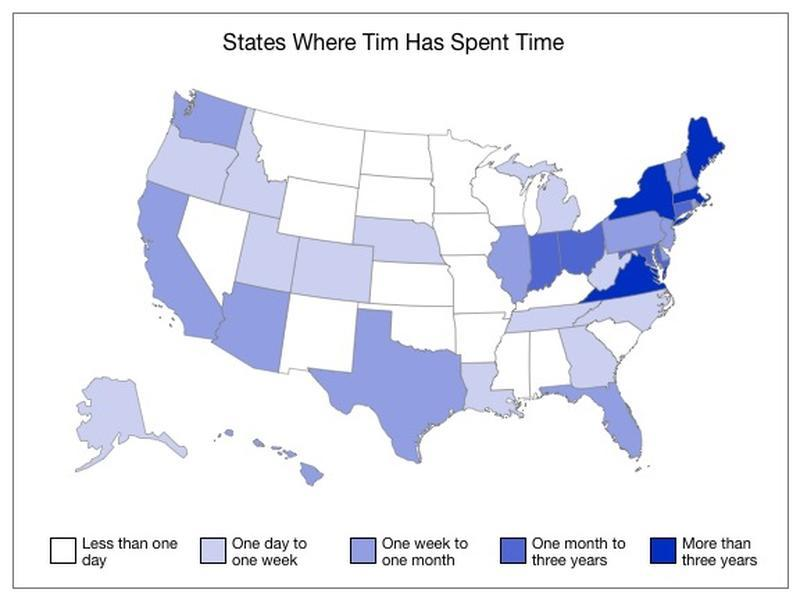
#> input picture code/OCR/ChoImg14.jpg, 800 x 600 px, found by its file name
$ python mapImageSegmentation.py   (older library calls are emulated)
#> lines starting #> are read from the running program, lines starting #| are printed output that depends on the picture; after the words box and inside, x2 and y2 are one past the last pixel; in counts of white or black regions, pixels touching at a corner belong together
# this file is using opencv to segment map images
# Author: Jialin Li
# Data: 6/29/2020

import numpy as np
import cv2 as cv
from matplotlib import pyplot as plt
from PIL import Image
from PIL import ImageEnhance
dataPath = 'C:\\Users\\jiali\\Desktop\\MapElementDetection\\dataCollection\\labeledMapsWithCategory\\enhImages\\'
# outputPath = 'C:\\Users\\jiali\\Desktop\\MapElementDetection\\code\\Legend Analysis\\legend images\\'
imgName = 'ChoImg14.jpg'


img = cv.imread(dataPath + imgName)
#> img is the input picture: shape (600, 800, 3); mean B, G, R 244.2, 234.7, 232.8
# dst = cv.fastNlMeansDenoisingColored(img,None,10,10,7,21)
gray = cv.cvtColor(img,cv.COLOR_BGR2GRAY)
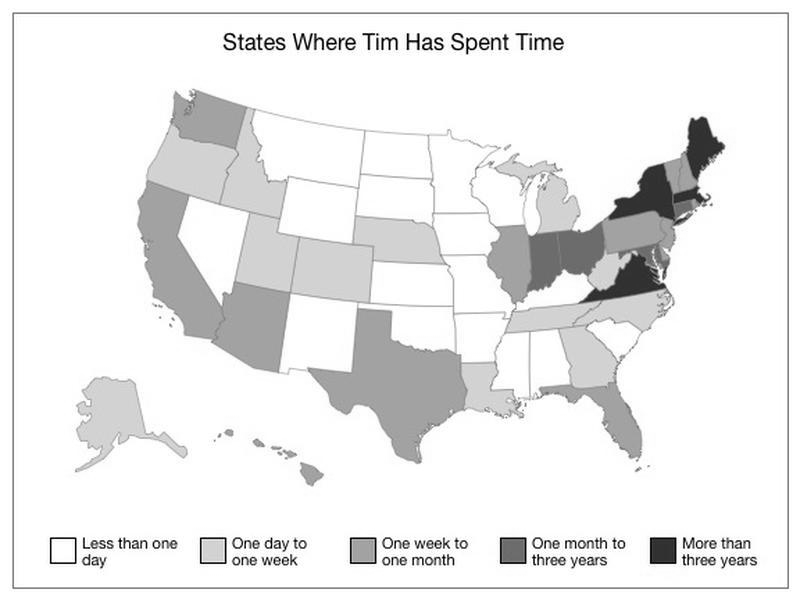
#> gray: shape (600, 800); min 0, max 255, mean 235.2
edges = cv.Canny(img,100,150)
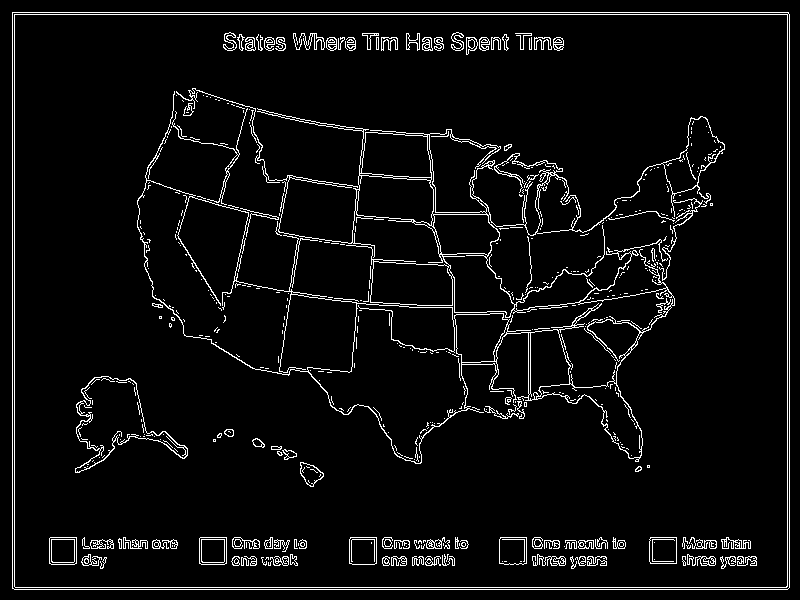
#> edges: shape (600, 800); 5% white in thin lines or dots
# [4 lines of commented-out code are left out]
thresh = cv.adaptiveThreshold(edges,255,cv.ADAPTIVE_THRESH_GAUSSIAN_C,\
            cv.THRESH_BINARY,11,2)
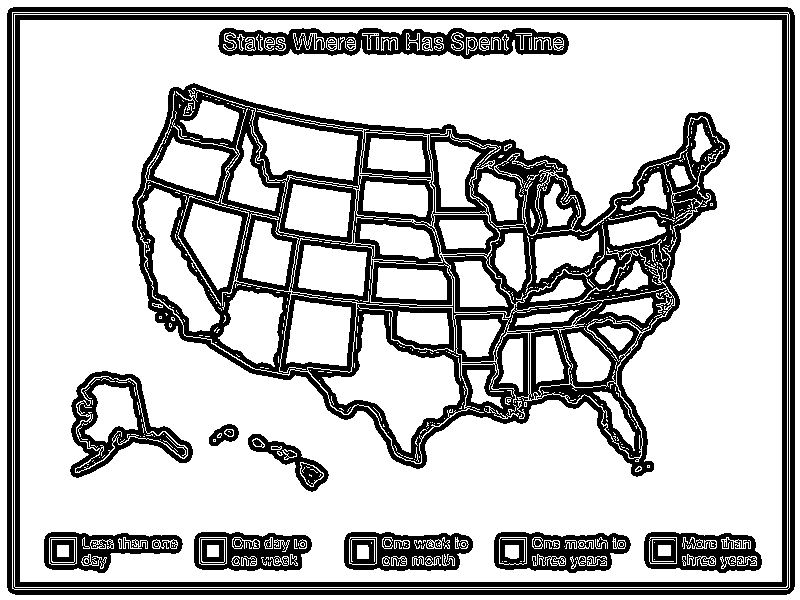
#> thresh: shape (600, 800); 75.2% white; 28 black regions (17 under 20 px)

# thresh = cv.bitwise_not(thresh)

# cv.imshow('threshed image',thresh)
# cv.waitKey(0)

# based on thresh to detect contours
nrow, ncol = thresh.shape  # number of rows and columns
#> nrow = 600; ncol = 800

(_, cnts, _)= cv.findContours(
    thresh, cv.RETR_TREE, cv.CHAIN_APPROX_NONE)
#> cnts = 830 contours, 593 with area under 20; largest, box (x1, y1, x2, y2) and area: (0, 0, 800, 600) 478601, (6, 6, 796, 596) 464628, (12, 12, 790, 590) 448324, (14, 14, 788, 588) 442926, (20, 20, 782, 582) 426921

rectList = []  # used to save the rectangles
rectIndList = []  # save the min max XY value for extraction
font = cv.FONT_HERSHEY_COMPLEX

for cnt in cnts:
    approx = cv.approxPolyDP(cnt, 0.01 * cv.arcLength(cnt, True), True)

    x = approx.ravel()[0]
    y = approx.ravel()[1]

    if len(approx) >=4:

        test1 = approx[0][0][1]
        test2 = approx[2][0][1]
        numPoint = len(approx)
        maxX=0
        maxY=0
        minX=800
        minY=800
        for point in approx:
            x=point[0][0]
            y=point[0][1]
            if x < minX:
                minX = x
            if x > maxX:
                maxX = x
            if y < minY:
                minY = y
            if y > maxY:
                maxY = y

        if abs(maxX - minX) > 20 and abs(maxY - minY) > 20 :
            cv.drawContours(img, [cnt], 0, (10, 10, 10), 1)
            # cv.putText(img, "Rectangle", (x, y), font, 0.5, (0))
            # cv2.drawContours(img, [approx], 0, (120, 120, 120), 1)
            rectList.append(approx)
            print('Rectangle')
            print(approx)
            print('/n')
#> this loop made 830 passes
#> (approx, test1, test2, numPoint) on passes 1, 2, 3, 4, 5, 16, 19, 21, 33: ([[0, 0], [0, 599], [799, 599], [799, 0]], 0, 599, 4), ([[7, 10], [790, 7], [794, 589], [10, 593]], 10, 589, 4), ([[12, 12], [12, 588], [789, 587], [788, 12]], 12, 587, 4), ([[14, 15], [786, 14], [787, 585], [15, 587]], 15, 585, 4), ([[20, 20], [20, 581], [781, 581], [781, 20]], 20, 581, 4), ([[720, 558], [721, 557], [722, 558], [721, 559]], 558, 558, 4), ([[682, 561], [683, 560], [684, 561], [683, 562]], 561, 561, 4), ([[711, 559], [712, 558], [713, 559], [712, 560]], 559, 559, 4), ([[724, 540], [725, 539], [726, 540], [725, 541]], 540, 540, 4)
#> (test1, test2, numPoint) on passes 6, 8, 9, 10, 11, 12: (541, 534, 9), (557, 559, 23), (562, 565, 9), (557, 556, 21), (558, 556, 11), (557, 568, 22)
#> (printed output is left out)
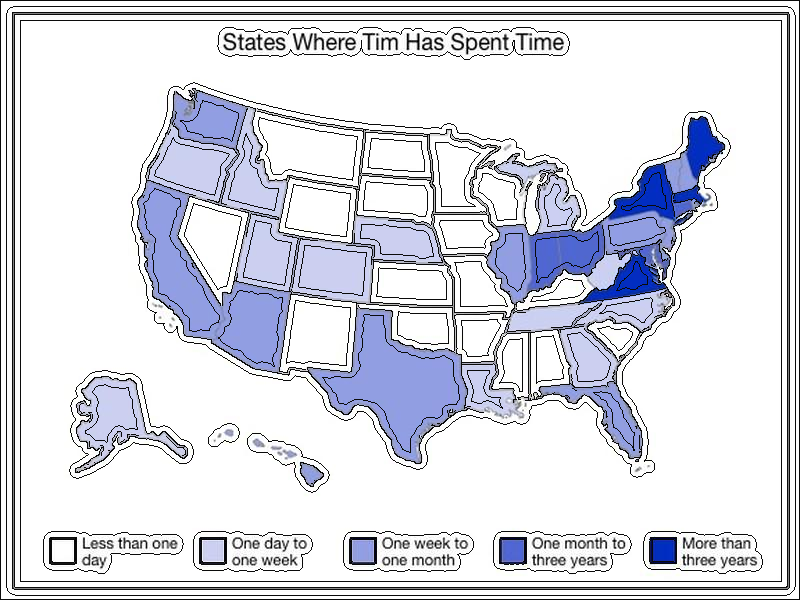
#> img: shape (600, 800, 3); 7.44% of pixels changed, all inside (x1, y1, x2, y2) = (0, 0, 800, 600)

# edges = cv.Canny(thresh,100,150)


# noise removal
# kernel = np.ones((3,3),np.uint8)
# opening = cv.morphologyEx(thresh,cv.MORPH_OPEN,kernel, iterations = 2)
cv.imshow('threshed image',img)
cv.waitKey(0)
# # sure background area
# sure_bg = cv.dilate(opening,kernel,iterations=3)
# # Finding sure foreground area
# dist_transform = cv.distanceTransform(opening,cv.DIST_L2,5)
# ret, sure_fg = cv.threshold(dist_transform,0.7*dist_transform.max(),255,0)
# # Finding unknown region
# sure_fg = np.uint8(sure_fg)
# unknown = cv.subtract(sure_bg,sure_fg)

# # Marker labelling
# ret, markers = cv.connectedComponents(sure_fg)
# # Add one to all labels so that sure background is not 0, but 1
# markers = markers+1
# # Now, mark the region of unknown with zero
# markers[unknown==255] = 0

# markers = cv.watershed(img,markers)
# img[markers == -1] = [255,0,0]
# cv.imshow('threshed image',thresh)
# cv.waitKey(0)
